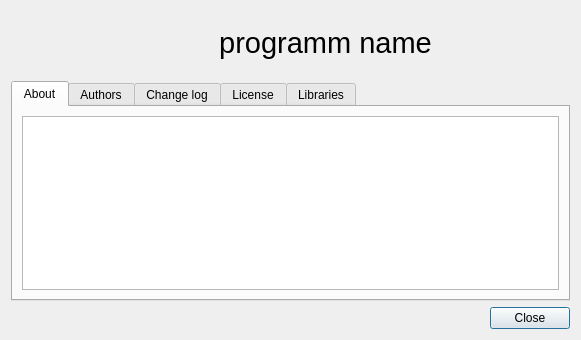
<?xml version="1.0" encoding="UTF-8"?>
<ui version="4.0">
 <class>CAboutDialog</class>
 <widget class="QDialog" name="CAboutDialog">
  <property name="geometry">
   <rect>
    <x>0</x>
    <y>0</y>
    <width>581</width>
    <height>340</height>
   </rect>
  </property>
  <property name="windowTitle">
   <string>Dialog</string>
  </property>
  <layout class="QVBoxLayout" name="verticalLayout">
   <item>
    <layout class="QHBoxLayout" name="horizontalLayout">
     <item>
      <widget class="QLabel" name="label_2">
       <property name="sizePolicy">
        <sizepolicy hsizetype="Fixed" vsizetype="Fixed">
         <horstretch>0</horstretch>
         <verstretch>0</verstretch>
        </sizepolicy>
       </property>
       <property name="minimumSize">
        <size>
         <width>64</width>
         <height>64</height>
        </size>
       </property>
       <property name="maximumSize">
        <size>
         <width>64</width>
         <height>64</height>
        </size>
       </property>
       <property name="pixmap">
        <pixmap resource="../qrc/icons.qrc">:/icons/wicon.png</pixmap>
       </property>
       <property name="scaledContents">
        <bool>true</bool>
       </property>
      </widget>
     </item>
     <item>
      <widget class="QLabel" name="label_programmTitle">
       <property name="font">
        <font>
         <pointsize>22</pointsize>
         <weight>50</weight>
         <italic>false</italic>
         <bold>false</bold>
        </font>
       </property>
       <property name="text">
        <string>programm name</string>
       </property>
       <property name="textFormat">
        <enum>Qt::RichText</enum>
       </property>
       <property name="alignment">
        <set>Qt::AlignCenter</set>
       </property>
      </widget>
     </item>
    </layout>
   </item>
   <item>
    <widget class="QTabWidget" name="tabWidget">
     <property name="enabled">
      <bool>true</bool>
     </property>
     <property name="currentIndex">
      <number>0</number>
     </property>
     <widget class="QWidget" name="tab_about">
      <attribute name="title">
       <string>About</string>
      </attribute>
      <layout class="QVBoxLayout" name="verticalLayout_2">
       <item>
        <widget class="QPlainTextEdit" name="plainTextEdit_about"/>
       </item>
      </layout>
     </widget>
     <widget class="QWidget" name="tab_authors">
      <attribute name="title">
       <string>Authors</string>
      </attribute>
      <layout class="QVBoxLayout" name="verticalLayout_5">
       <item>
        <widget class="QPlainTextEdit" name="plainTextEdit_authors">
         <property name="lineWrapMode">
          <enum>QPlainTextEdit::NoWrap</enum>
         </property>
         <property name="readOnly">
          <bool>true</bool>
         </property>
        </widget>
       </item>
      </layout>
     </widget>
     <widget class="QWidget" name="tab_changelog">
      <attribute name="title">
       <string>Change log</string>
      </attribute>
      <layout class="QVBoxLayout" name="verticalLayout_6">
       <item>
        <widget class="QPlainTextEdit" name="plainTextEdit_changelog"/>
       </item>
      </layout>
     </widget>
     <widget class="QWidget" name="tab_license">
      <attribute name="title">
       <string>License</string>
      </attribute>
      <layout class="QVBoxLayout" name="verticalLayout_4">
       <item>
        <widget class="QPlainTextEdit" name="plainTextEdit_license">
         <property name="lineWrapMode">
          <enum>QPlainTextEdit::NoWrap</enum>
         </property>
         <property name="readOnly">
          <bool>true</bool>
         </property>
        </widget>
       </item>
      </layout>
     </widget>
     <widget class="QWidget" name="tab_libraries">
      <attribute name="title">
       <string>Libraries</string>
      </attribute>
      <layout class="QVBoxLayout" name="verticalLayout_3">
       <item>
        <widget class="QPlainTextEdit" name="plainTextEdit_libraries">
         <property name="lineWrapMode">
          <enum>QPlainTextEdit::NoWrap</enum>
         </property>
         <property name="readOnly">
          <bool>true</bool>
         </property>
        </widget>
       </item>
      </layout>
     </widget>
    </widget>
   </item>
   <item>
    <widget class="QDialogButtonBox" name="buttonBox">
     <property name="orientation">
      <enum>Qt::Horizontal</enum>
     </property>
     <property name="standardButtons">
      <set>QDialogButtonBox::Close</set>
     </property>
    </widget>
   </item>
  </layout>
 </widget>
 <tabstops>
  <tabstop>tabWidget</tabstop>
  <tabstop>plainTextEdit_about</tabstop>
  <tabstop>plainTextEdit_authors</tabstop>
  <tabstop>plainTextEdit_license</tabstop>
  <tabstop>plainTextEdit_libraries</tabstop>
  <tabstop>buttonBox</tabstop>
 </tabstops>
 <resources>
  <include location="../qrc/icons.qrc"/>
 </resources>
 <connections>
  <connection>
   <sender>buttonBox</sender>
   <signal>accepted()</signal>
   <receiver>CAboutDialog</receiver>
   <slot>accept()</slot>
   <hints>
    <hint type="sourcelabel">
     <x>248</x>
     <y>254</y>
    </hint>
    <hint type="destinationlabel">
     <x>157</x>
     <y>274</y>
    </hint>
   </hints>
  </connection>
  <connection>
   <sender>buttonBox</sender>
   <signal>rejected()</signal>
   <receiver>CAboutDialog</receiver>
   <slot>reject()</slot>
   <hints>
    <hint type="sourcelabel">
     <x>316</x>
     <y>260</y>
    </hint>
    <hint type="destinationlabel">
     <x>286</x>
     <y>274</y>
    </hint>
   </hints>
  </connection>
 </connections>
</ui>
